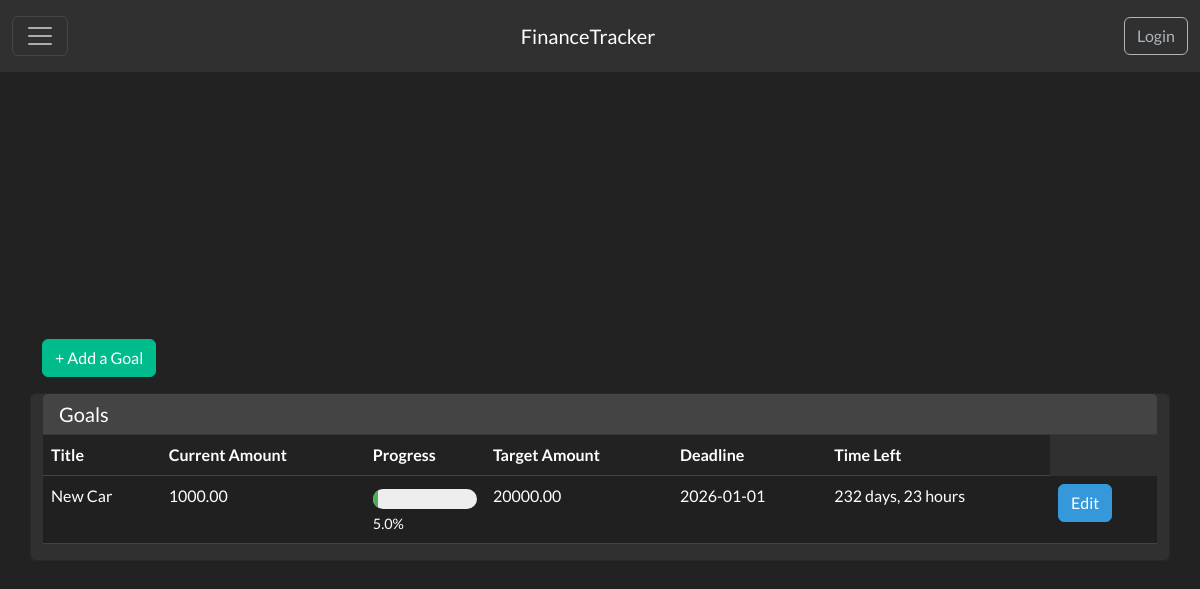
The app's page /budgeting_and_goals_bp/goals with its own data.
### app/budgeting_and_goals/models.py (models this page shows)
class Goal(db.Model):
    id = db.Column(db.Integer, primary_key=True)
    user_id = db.Column(db.Integer, db.ForeignKey('user.id'), nullable=False)
    title = db.Column(db.String(100), nullable=False)
    target_amount = db.Column(db.Float, nullable=False)
    current_amount = db.Column(db.Float, nullable=False)
    deadline = db.Column(db.Date, nullable=False)
    user = db.relationship('User', backref=db.backref('goals', lazy=True))

### app/budgeting_and_goals/routes.py (the view)
@budgeting_and_goals_bp.route('/goals', methods=['GET'])
def view_goals():
    form = GoalForm()
    user_id = 1  # Placeholder for the logged-in user's ID
    user_goals = Goal.query.filter_by(user_id=user_id).all()
    return render_template('budgeting_and_goals/goals.html', form=form, goals=user_goals)

### app/budgeting_and_goals/templates/budgeting_and_goals/goals.html (shortened to what this page needs)
{% extends "base.html" %}
{% block head %}
{{ super() }}
<link rel="stylesheet" href="{{ url_for('static', filename='css/progress_bar.css') }}">
{% endblock %}
{% block content %}
<div class="container min-vh-100 d-flex justify-content-center align-items-center">
    <div class="col">
        <div class="mb-3">
            <a class="btn btn-success" href="{{ url_for('budgeting_and_goals_bp.add_goal') }}">+ Add a Goal</a>
        </div>
        <div class="row">
                <div class="card h-100">
                    <div class="card-header">
                        <h5 class="mb-0">Goals</h5>
                    </div>
                    <div class="card-body p-0">
                        <div class="table-responsive">
                            <table class="table table-striped table-hover" id="transactions-table">
                                <thead>
                                    <tr>
                                        <th>Title</th>
                                        <th>Current Amount</th>
                                        <th>Progress</th>
                                        <th>Target Amount</th>
                                        <th>Deadline</th>
                                        <th>Time Left</th>
                                    </tr>
                                </thead>
                                <tbody>
                                    {% for goal in goals %}
                                    <tr>
                                        <td class="col_title">{{ goal.title }}</td>
                                        <td class="col_current">{{ "%.2f"|format(goal.current_amount) }}</td>
                                        <td>
                                            <div class="progress-bar-container"
                                                data-current="{{ goal.current_amount }}"
                                                data-target="{{ goal.target_amount }}">
                                                <div class="progress-bar"></div>
                                            </div>
                                            <span class="progress-percent"></span>
                                        </td>
                                        <td class="col_target">{{ "%.2f"|format(goal.target_amount) }}</td>
                                        <td class="col_deadline" data-deadline="{{ goal.deadline }}">{{ goal.deadline }}</td>
                                        <td class="col_time_left"></td>
                                        <td>
                                            <a class="btn btn-info" href="{{ url_for('budgeting_and_goals_bp.edit_goals', id=goal.id) }}">Edit</a>
                                        </td>
                                    </tr>
                                    {% endfor %}
                                </tbody>
                            </table>
                        </div>
                    </div>
                </div>
            </div>
        </div>
    </div>
{% endblock %}

### app/static/css/style.css (style rules this page uses)
body { font-family: Arial, sans-serif; background-color: #a7a7a7; text-align: center; padding-top: 50px; }

### app/static/css/progress_bar.css (style rules this page uses)
.progress-bar-container { width: 100%; height: 20px; background-color: #eee; border-radius: 10px; overflow: hidden; margin-top: 5px; }
.progress-bar { height: 100%; background-color: #4caf50; width: 0%; transition: width 0.5s ease-in-out; }
.progress-percent { font-size: 0.9em; margin-top: 4px; display: inline-block; }

### records on screen
Goal: title "New Car", current_amount "1000.00", target_amount "20000.00", deadline "2026-01-01"

### other values on screen
{{ g.user.name if g.user else 'Login' }} "Login"
